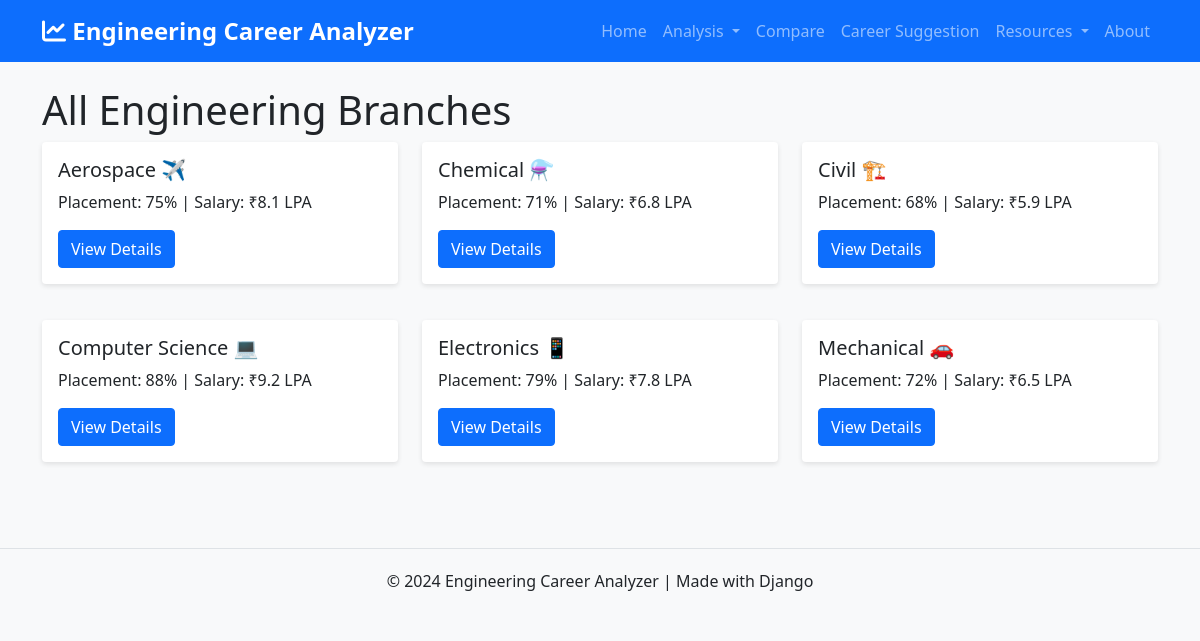
The page /branches/ on the database its author committed.
### analyzer/models.py (models this page shows, shortened)
class EngineeringBranch(models.Model):
    name = models.CharField(max_length=100, unique=True)
    code = models.CharField(max_length=10, unique=True)
    description = models.TextField(blank=True, default="")
    placement_2024 = models.IntegerField(default=0)
    placement_2026 = models.IntegerField(default=0)
    salary_2024 = models.FloatField(default=0.0)
    future_trends = models.TextField(blank=True, default="")
    future_skills = models.TextField(blank=True, default="")
    icon = models.CharField(max_length=10, default="📚")
    created_at = models.DateTimeField(auto_now_add=True)
    updated_at = models.DateTimeField(auto_now=True)
    class Meta:
        ordering = ['name']

### analyzer/views.py (the view)
# urls.py: path('branches/', views.all_branches, name='all_branches'),
def all_branches(request):
    branches = EngineeringBranch.objects.all()
    return render(request, 'analyzer/all_branches.html', {'branches': branches})

### analyzer/templates/analyzer/all_branches.html (shortened to what this page needs)
{% extends 'analyzer/base.html' %}
{% block content %}
<h1>All Engineering Branches</h1>
<div class="row">
    {% for branch in branches %}
    <div class="col-md-4 mb-3">
        <div class="card">
            <div class="card-body">
                <h5 class="card-title">{{ branch.name }} {{ branch.icon }}</h5>
                <p class="card-text">Placement: {{ branch.placement_2024 }}% | Salary: ₹{{ branch.salary_2024 }} LPA</p>
                <a href="{% url 'branch_detail' branch.id %}" class="btn btn-primary">View Details</a>
            </div>
        </div>
    </div>
    {% endfor %}
</div>
{% endblock %}

### analyzer/templates/analyzer/base.html (style rules this page uses)
body { font-family: 'Segoe UI', Tahoma, Geneva, Verdana, sans-serif; background-color: #f8f9fa; }
.card { transition: transform 0.3s, box-shadow 0.3s; border: none; box-shadow: 0 2px 5px rgba(0,0,0,0.1); margin-bottom: 20px; }

### rows shown on the page
EngineeringBranch: name "Aerospace", icon "✈️", placement_2024 "75", salary_2024 "8.1"
EngineeringBranch: name "Chemical", icon "⚗️", placement_2024 "71", salary_2024 "6.8"
EngineeringBranch: name "Civil", icon "🏗️", placement_2024 "68", salary_2024 "5.9"
EngineeringBranch: name "Computer Science", icon "💻", placement_2024 "88", salary_2024 "9.2"
EngineeringBranch: name "Electronics", icon "📱", placement_2024 "79", salary_2024 "7.8"
EngineeringBranch: name "Mechanical", icon "🚗", placement_2024 "72", salary_2024 "6.5"
